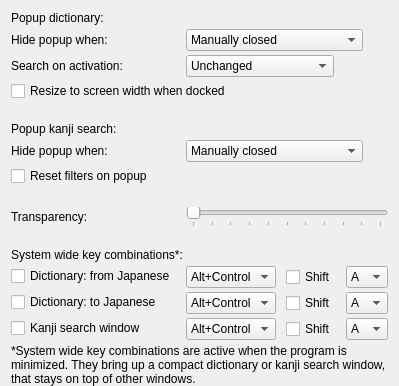
            <widget class="QWidget" name="popupDictPage">
             <layout class="QFormLayout" name="formLayout_14">
              <property name="horizontalSpacing">
               <number>10</number>
              </property>
              <property name="verticalSpacing">
               <number>4</number>
              </property>
              <property name="bottomMargin">
               <number>0</number>
              </property>
              <item row="0" column="0" colspan="2">
               <widget class="QLabel" name="label_12">
                <property name="text">
                 <string>Popup dictionary:</string>
                </property>
               </widget>
              </item>
              <item row="1" column="0">
               <widget class="QLabel" name="label_7">
                <property name="sizePolicy">
                 <sizepolicy hsizetype="Fixed" vsizetype="Preferred">
                  <horstretch>0</horstretch>
                  <verstretch>0</verstretch>
                 </sizepolicy>
                </property>
                <property name="text">
                 <string>Hide popup when:</string>
                </property>
               </widget>
              </item>
              <item row="1" column="1">
               <widget class="QComboBox" name="popupHideCBox">
                <property name="sizePolicy">
                 <sizepolicy hsizetype="Fixed" vsizetype="Fixed">
                  <horstretch>0</horstretch>
                  <verstretch>0</verstretch>
                 </sizepolicy>
                </property>
                <item>
                 <property name="text">
                  <string>Manually closed</string>
                 </property>
                </item>
                <item>
                 <property name="text">
                  <string>Activating another program</string>
                 </property>
                </item>
               </widget>
              </item>
              <item row="2" column="0">
               <widget class="QLabel" name="label_15">
                <property name="text">
                 <string>Search on activation:</string>
                </property>
               </widget>
              </item>
              <item row="2" column="1">
               <widget class="QComboBox" name="popupActivationCBox">
                <property name="sizePolicy">
                 <sizepolicy hsizetype="Fixed" vsizetype="Fixed">
                  <horstretch>0</horstretch>
                  <verstretch>0</verstretch>
                 </sizepolicy>
                </property>
                <item>
                 <property name="text">
                  <string>Unchanged</string>
                 </property>
                </item>
                <item>
                 <property name="text">
                  <string>Pasted from clipboard</string>
                 </property>
                </item>
                <item>
                 <property name="text">
                  <string>Cleared</string>
                 </property>
                </item>
               </widget>
              </item>
              <item row="3" column="0" colspan="2">
               <widget class="QCheckBox" name="popupWidenBox">
                <property name="sizePolicy">
                 <sizepolicy hsizetype="Fixed" vsizetype="Fixed">
                  <horstretch>0</horstretch>
                  <verstretch>0</verstretch>
                 </sizepolicy>
                </property>
                <property name="text">
                 <string>Resize to screen width when docked</string>
                </property>
               </widget>
              </item>
              <item row="5" column="1">
               <spacer name="horizontalSpacer_14">
                <property name="orientation">
                 <enum>Qt::Vertical</enum>
                </property>
                <property name="sizeType">
                 <enum>QSizePolicy::Fixed</enum>
                </property>
                <property name="sizeHint" stdset="0">
                 <size>
                  <width>20</width>
                  <height>13</height>
                 </size>
                </property>
               </spacer>
              </item>
              <item row="6" column="0" colspan="2">
               <widget class="QLabel" name="label_21">
                <property name="text">
                 <string>Popup kanji search:</string>
                </property>
               </widget>
              </item>
              <item row="7" column="0">
               <widget class="QLabel" name="label_9">
                <property name="sizePolicy">
                 <sizepolicy hsizetype="Fixed" vsizetype="Preferred">
                  <horstretch>0</horstretch>
                  <verstretch>0</verstretch>
                 </sizepolicy>
                </property>
                <property name="text">
                 <string>Hide popup when:</string>
                </property>
               </widget>
              </item>
              <item row="7" column="1">
               <widget class="QComboBox" name="kanjiHideCBox">
                <property name="sizePolicy">
                 <sizepolicy hsizetype="Fixed" vsizetype="Fixed">
                  <horstretch>0</horstretch>
                  <verstretch>0</verstretch>
                 </sizepolicy>
                </property>
                <item>
                 <property name="text">
                  <string>Manually closed</string>
                 </property>
                </item>
                <item>
                 <property name="text">
                  <string>Activating another program</string>
                 </property>
                </item>
               </widget>
              </item>
              <item row="8" column="0" colspan="2">
               <widget class="QCheckBox" name="kanjiResetBox">
                <property name="sizePolicy">
                 <sizepolicy hsizetype="Fixed" vsizetype="Fixed">
                  <horstretch>0</horstretch>
                  <verstretch>0</verstretch>
                 </sizepolicy>
                </property>
                <property name="text">
                 <string>Reset filters on popup</string>
                </property>
               </widget>
              </item>
              <item row="9" column="1">
               <spacer name="verticalSpacer_4">
                <property name="orientation">
                 <enum>Qt::Vertical</enum>
                </property>
                <property name="sizeType">
                 <enum>QSizePolicy::Fixed</enum>
                </property>
                <property name="sizeHint" stdset="0">
                 <size>
                  <width>20</width>
                  <height>13</height>
                 </size>
                </property>
               </spacer>
              </item>
              <item row="10" column="0">
               <widget class="QLabel" name="label_14">
                <property name="sizePolicy">
                 <sizepolicy hsizetype="Fixed" vsizetype="Preferred">
                  <horstretch>0</horstretch>
                  <verstretch>0</verstretch>
                 </sizepolicy>
                </property>
                <property name="text">
                 <string>Transparency:</string>
                </property>
               </widget>
              </item>
              <item row="10" column="1">
               <widget class="QSlider" name="popupTransparencySlider">
                <property name="minimum">
                 <number>0</number>
                </property>
                <property name="maximum">
                 <number>10</number>
                </property>
                <property name="pageStep">
                 <number>4</number>
                </property>
                <property name="tracking">
                 <bool>false</bool>
                </property>
                <property name="orientation">
                 <enum>Qt::Horizontal</enum>
                </property>
                <property name="invertedAppearance">
                 <bool>false</bool>
                </property>
                <property name="invertedControls">
                 <bool>false</bool>
                </property>
                <property name="tickPosition">
                 <enum>QSlider::TicksBelow</enum>
                </property>
                <property name="tickInterval">
                 <number>1</number>
                </property>
               </widget>
              </item>
              <item row="11" column="1">
               <spacer name="verticalSpacer_14">
                <property name="orientation">
                 <enum>Qt::Vertical</enum>
                </property>
                <property name="sizeType">
                 <enum>QSizePolicy::Fixed</enum>
                </property>
                <property name="sizeHint" stdset="0">
                 <size>
                  <width>20</width>
                  <height>13</height>
                 </size>
                </property>
               </spacer>
              </item>
              <item row="12" column="0" colspan="2">
               <widget class="QLabel" name="label_6">
                <property name="text">
                 <string>System wide key combinations*:</string>
                </property>
               </widget>
              </item>
              <item row="13" column="0">
               <widget class="QCheckBox" name="fromEnableBox">
                <property name="sizePolicy">
                 <sizepolicy hsizetype="Fixed" vsizetype="Fixed">
                  <horstretch>0</horstretch>
                  <verstretch>0</verstretch>
                 </sizepolicy>
                </property>
                <property name="text">
                 <string>Dictionary: from Japanese</string>
                </property>
               </widget>
              </item>
              <item row="13" column="1">
               <layout class="QHBoxLayout" name="horizontalLayout">
                <property name="spacing">
                 <number>10</number>
                </property>
                <item>
                 <widget class="QComboBox" name="fromModCBox">
                  <property name="sizePolicy">
                   <sizepolicy hsizetype="Fixed" vsizetype="Fixed">
                    <horstretch>0</horstretch>
                    <verstretch>0</verstretch>
                   </sizepolicy>
                  </property>
                  <item>
                   <property name="text">
                    <string>Alt+Control</string>
                   </property>
                  </item>
                  <item>
                   <property name="text">
                    <string>Alt</string>
                   </property>
                  </item>
                  <item>
                   <property name="text">
                    <string>Control</string>
                   </property>
                  </item>
                 </widget>
                </item>
                <item>
                 <widget class="QCheckBox" name="fromShiftBox">
                  <property name="sizePolicy">
                   <sizepolicy hsizetype="Fixed" vsizetype="Preferred">
                    <horstretch>0</horstretch>
                    <verstretch>0</verstretch>
                   </sizepolicy>
                  </property>
                  <property name="text">
                   <string>Shift</string>
                  </property>
                 </widget>
                </item>
                <item>
                 <widget class="QComboBox" name="fromKeyCBox">
                  <property name="sizePolicy">
                   <sizepolicy hsizetype="Fixed" vsizetype="Fixed">
                    <horstretch>0</horstretch>
                    <verstretch>0</verstretch>
                   </sizepolicy>
                  </property>
                  <property name="currentText">
                   <string>A</string>
                  </property>
                  <item>
                   <property name="text">
                    <string>A</string>
                   </property>
                  </item>
                  <item>
                   <property name="text">
                    <string>B</string>
                   </property>
                  </item>
                  <item>
                   <property name="text">
                    <string>C</string>
                   </property>
                  </item>
                  <item>
                   <property name="text">
                    <string>D</string>
                   </property>
                  </item>
                  <item>
                   <property name="text">
                    <string>E</string>
                   </property>
                  </item>
                  <item>
                   <property name="text">
                    <string>F</string>
                   </property>
                  </item>
                  <item>
                   <property name="text">
                    <string>G</string>
                   </property>
                  </item>
                  <item>
                   <property name="text">
                    <string>H</string>
                   </property>
                  </item>
                  <item>
                   <property name="text">
                    <string>I</string>
                   </property>
                  </item>
                  <item>
                   <property name="text">
                    <string>J</string>
                   </property>
                  </item>
                  <item>
                   <property name="text">
                    <string>K</string>
                   </property>
                  </item>
                  <item>
                   <property name="text">
                    <string>L</string>
                   </property>
                  </item>
                  <item>
                   <property name="text">
                    <string>M</string>
                   </property>
                  </item>
                  <item>
                   <property name="text">
                    <string>N</string>
                   </property>
                  </item>
                  <item>
                   <property name="text">
                    <string>O</string>
                   </property>
                  </item>
                  <item>
                   <property name="text">
                    <string>P</string>
                   </property>
                  </item>
                  <item>
                   <property name="text">
                    <string>Q</string>
                   </property>
                  </item>
                  <item>
                   <property name="text">
                    <string>R</string>
                   </property>
                  </item>
                  <item>
                   <property name="text">
                    <string>S</string>
                   </property>
                  </item>
                  <item>
                   <property name="text">
                    <string>T</string>
                   </property>
                  </item>
                  <item>
                   <property name="text">
                    <string>U</string>
                   </property>
                  </item>
                  <item>
                   <property name="text">
                    <string>V</string>
                   </property>
                  </item>
                  <item>
                   <property name="text">
                    <string>W</string>
                   </property>
                  </item>
                  <item>
                   <property name="text">
                    <string>X</string>
                   </property>
                  </item>
                  <item>
                   <property name="text">
                    <string>Y</string>
                   </property>
                  </item>
                  <item>
                   <property name="text">
                    <string>Z</string>
                   </property>
                  </item>
                 </widget>
                </item>
               </layout>
              </item>
              <item row="15" column="0">
               <widget class="QCheckBox" name="toEnableBox">
                <property name="sizePolicy">
                 <sizepolicy hsizetype="Fixed" vsizetype="Fixed">
                  <horstretch>0</horstretch>
                  <verstretch>0</verstretch>
                 </sizepolicy>
                </property>
                <property name="text">
                 <string>Dictionary: to Japanese</string>
                </property>
               </widget>
              </item>
              <item row="15" column="1">
               <layout class="QHBoxLayout" name="horizontalLayout_4">
                <property name="spacing">
                 <number>10</number>
                </property>
                <item>
                 <widget class="QComboBox" name="toModCBox">
                  <property name="sizePolicy">
                   <sizepolicy hsizetype="Fixed" vsizetype="Fixed">
                    <horstretch>0</horstretch>
                    <verstretch>0</verstretch>
                   </sizepolicy>
                  </property>
                  <item>
                   <property name="text">
                    <string>Alt+Control</string>
                   </property>
                  </item>
                  <item>
                   <property name="text">
                    <string>Alt</string>
                   </property>
                  </item>
                  <item>
                   <property name="text">
                    <string>Control</string>
                   </property>
                  </item>
                 </widget>
                </item>
                <item>
                 <widget class="QCheckBox" name="toShiftBox">
                  <property name="sizePolicy">
                   <sizepolicy hsizetype="Fixed" vsizetype="Preferred">
                    <horstretch>0</horstretch>
                    <verstretch>0</verstretch>
                   </sizepolicy>
                  </property>
                  <property name="text">
                   <string>Shift</string>
                  </property>
                 </widget>
                </item>
                <item>
                 <widget class="QComboBox" name="toKeyCBox">
                  <property name="sizePolicy">
                   <sizepolicy hsizetype="Fixed" vsizetype="Fixed">
                    <horstretch>0</horstretch>
                    <verstretch>0</verstretch>
                   </sizepolicy>
                  </property>
                  <property name="currentText">
                   <string>A</string>
                  </property>
                  <item>
                   <property name="text">
                    <string>A</string>
                   </property>
                  </item>
                  <item>
                   <property name="text">
                    <string>B</string>
                   </property>
                  </item>
                  <item>
                   <property name="text">
                    <string>C</string>
                   </property>
                  </item>
                  <item>
                   <property name="text">
                    <string>D</string>
                   </property>
                  </item>
                  <item>
                   <property name="text">
                    <string>E</string>
                   </property>
                  </item>
                  <item>
                   <property name="text">
                    <string>F</string>
                   </property>
                  </item>
                  <item>
                   <property name="text">
                    <string>G</string>
                   </property>
                  </item>
                  <item>
                   <property name="text">
                    <string>H</string>
                   </property>
                  </item>
                  <item>
                   <property name="text">
                    <string>I</string>
                   </property>
                  </item>
                  <item>
                   <property name="text">
                    <string>J</string>
                   </property>
                  </item>
                  <item>
                   <property name="text">
                    <string>K</string>
                   </property>
                  </item>
                  <item>
                   <property name="text">
                    <string>L</string>
                   </property>
                  </item>
                  <item>
                   <property name="text">
                    <string>M</string>
                   </property>
                  </item>
                  <item>
                   <property name="text">
                    <string>N</string>
                   </property>
                  </item>
                  <item>
                   <property name="text">
                    <string>O</string>
                   </property>
                  </item>
                  <item>
                   <property name="text">
                    <string>P</string>
                   </property>
                  </item>
                  <item>
                   <property name="text">
                    <string>Q</string>
                   </property>
                  </item>
                  <item>
                   <property name="text">
                    <string>R</string>
                   </property>
                  </item>
                  <item>
                   <property name="text">
                    <string>S</string>
                   </property>
                  </item>
                  <item>
                   <property name="text">
                    <string>T</string>
                   </property>
                  </item>
                  <item>
                   <property name="text">
                    <string>U</string>
                   </property>
                  </item>
                  <item>
                   <property name="text">
                    <string>V</string>
                   </property>
                  </item>
                  <item>
                   <property name="text">
                    <string>W</string>
                   </property>
                  </item>
                  <item>
                   <property name="text">
                    <string>X</string>
                   </property>
                  </item>
                  <item>
                   <property name="text">
                    <string>Y</string>
                   </property>
                  </item>
                  <item>
                   <property name="text">
                    <string>Z</string>
                   </property>
                  </item>
                 </widget>
                </item>
               </layout>
              </item>
              <item row="17" column="0">
               <widget class="QCheckBox" name="kanjiEnableBox">
                <property name="sizePolicy">
                 <sizepolicy hsizetype="Fixed" vsizetype="Fixed">
                  <horstretch>0</horstretch>
                  <verstretch>0</verstretch>
                 </sizepolicy>
                </property>
                <property name="text">
                 <string>Kanji search window</string>
                </property>
               </widget>
              </item>
              <item row="17" column="1">
               <layout class="QHBoxLayout" name="horizontalLayout_5">
                <property name="spacing">
                 <number>10</number>
                </property>
                <item>
                 <widget class="QComboBox" name="kanjiModCBox">
                  <property name="sizePolicy">
                   <sizepolicy hsizetype="Fixed" vsizetype="Fixed">
                    <horstretch>0</horstretch>
                    <verstretch>0</verstretch>
                   </sizepolicy>
                  </property>
                  <item>
                   <property name="text">
                    <string>Alt+Control</string>
                   </property>
                  </item>
                  <item>
                   <property name="text">
                    <string>Alt</string>
                   </property>
                  </item>
                  <item>
                   <property name="text">
                    <string>Control</string>
                   </property>
                  </item>
                 </widget>
                </item>
                <item>
                 <widget class="QCheckBox" name="kanjiShiftBox">
                  <property name="sizePolicy">
                   <sizepolicy hsizetype="Fixed" vsizetype="Preferred">
                    <horstretch>0</horstretch>
                    <verstretch>0</verstretch>
                   </sizepolicy>
                  </property>
                  <property name="text">
                   <string>Shift</string>
                  </property>
                 </widget>
                </item>
                <item>
                 <widget class="QComboBox" name="kanjiKeyCBox">
                  <property name="sizePolicy">
                   <sizepolicy hsizetype="Fixed" vsizetype="Fixed">
                    <horstretch>0</horstretch>
                    <verstretch>0</verstretch>
                   </sizepolicy>
                  </property>
                  <property name="currentText">
                   <string>A</string>
                  </property>
                  <item>
                   <property name="text">
                    <string>A</string>
                   </property>
                  </item>
                  <item>
                   <property name="text">
                    <string>B</string>
                   </property>
                  </item>
                  <item>
                   <property name="text">
                    <string>C</string>
                   </property>
                  </item>
                  <item>
                   <property name="text">
                    <string>D</string>
                   </property>
                  </item>
                  <item>
                   <property name="text">
                    <string>E</string>
                   </property>
                  </item>
                  <item>
                   <property name="text">
                    <string>F</string>
                   </property>
                  </item>
                  <item>
                   <property name="text">
                    <string>G</string>
                   </property>
                  </item>
                  <item>
                   <property name="text">
                    <string>H</string>
                   </property>
                  </item>
                  <item>
                   <property name="text">
                    <string>I</string>
                   </property>
                  </item>
                  <item>
                   <property name="text">
                    <string>J</string>
                   </property>
                  </item>
                  <item>
                   <property name="text">
                    <string>K</string>
                   </property>
                  </item>
                  <item>
                   <property name="text">
                    <string>L</string>
                   </property>
                  </item>
                  <item>
                   <property name="text">
                    <string>M</string>
                   </property>
                  </item>
                  <item>
                   <property name="text">
                    <string>N</string>
                   </property>
                  </item>
                  <item>
                   <property name="text">
                    <string>O</string>
                   </property>
                  </item>
                  <item>
                   <property name="text">
                    <string>P</string>
                   </property>
                  </item>
                  <item>
                   <property name="text">
                    <string>Q</string>
                   </property>
                  </item>
                  <item>
                   <property name="text">
                    <string>R</string>
                   </property>
                  </item>
                  <item>
                   <property name="text">
                    <string>S</string>
                   </property>
                  </item>
                  <item>
                   <property name="text">
                    <string>T</string>
                   </property>
                  </item>
                  <item>
                   <property name="text">
                    <string>U</string>
                   </property>
                  </item>
                  <item>
                   <property name="text">
                    <string>V</string>
                   </property>
                  </item>
                  <item>
                   <property name="text">
                    <string>W</string>
                   </property>
                  </item>
                  <item>
                   <property name="text">
                    <string>X</string>
                   </property>
                  </item>
                  <item>
                   <property name="text">
                    <string>Y</string>
                   </property>
                  </item>
                  <item>
                   <property name="text">
                    <string>Z</string>
                   </property>
                  </item>
                 </widget>
                </item>
               </layout>
              </item>
              <item row="18" column="0" colspan="2">
               <widget class="QLabel" name="label_11">
                <property name="text">
                 <string>&lt;p&gt;*System wide key combinations are active when the program is minimized. They bring up a compact dictionary or kanji search window, that stays on top of other windows.&lt;/p&gt;</string>
                </property>
                <property name="wordWrap">
                 <bool>true</bool>
                </property>
               </widget>
              </item>
             </layout>
            </widget>
